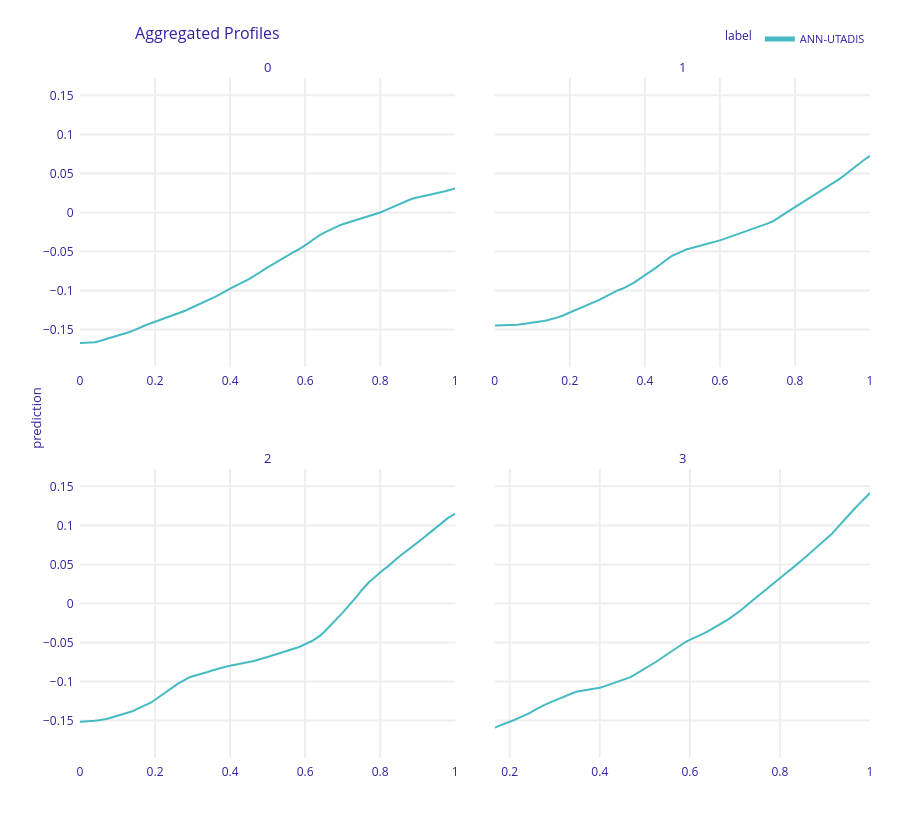

The cell this chart's notebook holds for it:
### Markdown cell above
##### PDP dalex

### Code cell
pdp = explainer.model_profile()
pdp.plot()

### Figure 1 — Plotly figure (JSON) as saved in the notebook; plotly's stock layout.template omitted (floating-point values rounded to 4 significant figures; data arrays with more than 128 entries replaced by an {"elided": "..."} marker saying what was removed)
{"data": [{"customdata": {"elided": "101x3 mixed values"}, "hovertemplate": "<b>%{hovertext}</b><br><br>prediction=%{y:.3f}<br>mean_prediction=%{customdata[0]:.3f}<extra></extra>", "hovertext": ["ANN-UTADIS", "ANN-UTADIS", "ANN-UTADIS", "ANN-UTADIS", "ANN-UTADIS", "ANN-UTADIS", "ANN-UTADIS", "ANN-UTADIS", "ANN-UTADIS", "ANN-UTADIS", "ANN-UTADIS", "ANN-UTADIS", "ANN-UTADIS", "ANN-UTADIS", "ANN-UTADIS", "ANN-UTADIS", "ANN-UTADIS", "ANN-UTADIS", "ANN-UTADIS", "ANN-UTADIS", "ANN-UTADIS", "ANN-UTADIS", "ANN-UTADIS", "ANN-UTADIS", "ANN-UTADIS", "ANN-UTADIS", "ANN-UTADIS", "ANN-UTADIS", "ANN-UTADIS", "ANN-UTADIS", "ANN-UTADIS", "ANN-UTADIS", "ANN-UTADIS", "ANN-UTADIS", "ANN-UTADIS", "ANN-UTADIS", "ANN-UTADIS", "ANN-UTADIS", "ANN-UTADIS", "ANN-UTADIS", "ANN-UTADIS", "ANN-UTADIS", "ANN-UTADIS", "ANN-UTADIS", "ANN-UTADIS", "ANN-UTADIS", "ANN-UTADIS", "ANN-UTADIS", "ANN-UTADIS", "ANN-UTADIS", "ANN-UTADIS", "ANN-UTADIS", "ANN-UTADIS", "ANN-UTADIS", "ANN-UTADIS", "ANN-UTADIS", "ANN-UTADIS", "ANN-UTADIS", "ANN-UTADIS", "ANN-UTADIS", "ANN-UTADIS", "ANN-UTADIS", "ANN-UTADIS", "ANN-UTADIS", "ANN-UTADIS", "ANN-UTADIS", "ANN-UTADIS", "ANN-UTADIS", "ANN-UTADIS", "ANN-UTADIS", "ANN-UTADIS", "ANN-UTADIS", "ANN-UTADIS", "ANN-UTADIS", "ANN-UTADIS", "ANN-UTADIS", "ANN-UTADIS", "ANN-UTADIS", "ANN-UTADIS", "ANN-UTADIS", "ANN-UTADIS", "ANN-UTADIS", "ANN-UTADIS", "ANN-UTADIS", "ANN-UTADIS", "ANN-UTADIS", "ANN-UTADIS", "ANN-UTADIS", "ANN-UTADIS", "ANN-UTADIS", "ANN-UTADIS", "ANN-UTADIS", "ANN-UTADIS", "ANN-UTADIS", "ANN-UTADIS", "ANN-UTADIS", "ANN-UTADIS", "ANN-UTADIS", "ANN-UTADIS", "ANN-UTADIS", "ANN-UTADIS"], "legendgroup": "ANN-UTADIS", "line": {"color": "#46bac2", "dash": "solid", "width": 2}, "marker": {"symbol": "circle"}, "mode": "lines", "name": "ANN-UTADIS", "opacity": 1, "orientation": "v", "showlegend": true, "type": "scatter", "x": [0, 0.01, 0.02, 0.03, 0.04, 0.05, 0.06, 0.07, 0.08, 0.09, 0.1, 0.11, 0.12, 0.13, 0.14, 0.15, 0.16, 0.17, 0.18, 0.19, 0.2, 0.21, 0.22, 0.23, 0.24, 0.25, 0.26, 0.27, 0.28, 0.29, 0.3, 0.31, 0.32, 0.33, 0.34, 0.35, 0.36, 0.37, 0.38, 0.39, 0.4, 0.41, 0.42, 0.43, 0.44, 0.45, 0.46, 0.47, 0.48, 0.49, 0.5, 0.51, 0.52, 0.53, 0.54, 0.55, 0.56, 0.57, 0.58, 0.59, 0.6, 0.61, 0.62, 0.63, 0.64, 0.65, 0.66, 0.67, 0.68, 0.69, 0.7, 0.71, 0.72, 0.73, 0.74, 0.75, 0.76, 0.77, 0.78, 0.79, 0.8, 0.81, 0.82, 0.83, 0.84, 0.85, 0.86, 0.87, 0.88, 0.89, 0.9, 0.91, 0.92, 0.93, 0.94, 0.95, 0.96, 0.97, 0.98, 0.99, 1], "xaxis": "x3", "y": [-0.1673, -0.1672, -0.167, -0.1668, -0.1663, -0.1651, -0.1638, -0.1624, -0.1611, -0.1598, -0.1584, -0.1571, -0.1553, -0.1536, -0.1518, -0.1501, -0.1479, -0.1456, -0.1436, -0.1418, -0.1402, -0.1384, -0.1366, -0.1347, -0.1332, -0.1317, -0.1302, -0.1283, -0.1261, -0.1238, -0.1217, -0.1195, -0.1174, -0.115, -0.1125, -0.1102, -0.1082, -0.1058, -0.103, -0.09997, -0.09761, -0.09525, -0.09289, -0.09061, -0.08819, -0.08552, -0.08274, -0.08002, -0.07669, -0.07337, -0.07037, -0.06741, -0.06446, -0.0615, -0.05855, -0.05559, -0.05275, -0.05047, -0.04821, -0.04541, -0.04233, -0.03904, -0.03537, -0.03177, -0.02886, -0.0261, -0.02364, -0.0213, -0.01913, -0.01703, -0.01524, -0.01376, -0.01231, -0.01086, -0.009413, -0.007962, -0.006511, -0.005061, -0.00361, -0.002159, -0.0001128, 0.002062, 0.004238, 0.006413, 0.008546, 0.01062, 0.01269, 0.01467, 0.01659, 0.01823, 0.01924, 0.0202, 0.02138, 0.02236, 0.02347, 0.0246, 0.02573, 0.02689, 0.02819, 0.02949, 0.03079], "yaxis": "y3"}, {"customdata": {"elided": "101x3 mixed values"}, "hovertemplate": "<b>%{hovertext}</b><br><br>prediction=%{y:.3f}<br>mean_prediction=%{customdata[0]:.3f}<extra></extra>", "hovertext": ["ANN-UTADIS", "ANN-UTADIS", "ANN-UTADIS", "ANN-UTADIS", "ANN-UTADIS", "ANN-UTADIS", "ANN-UTADIS", "ANN-UTADIS", "ANN-UTADIS", "ANN-UTADIS", "ANN-UTADIS", "ANN-UTADIS", "ANN-UTADIS", "ANN-UTADIS", "ANN-UTADIS", "ANN-UTADIS", "ANN-UTADIS", "ANN-UTADIS", "ANN-UTADIS", "ANN-UTADIS", "ANN-UTADIS", "ANN-UTADIS", "ANN-UTADIS", "ANN-UTADIS", "ANN-UTADIS", "ANN-UTADIS", "ANN-UTADIS", "ANN-UTADIS", "ANN-UTADIS", "ANN-UTADIS", "ANN-UTADIS", "ANN-UTADIS", "ANN-UTADIS", "ANN-UTADIS", "ANN-UTADIS", "ANN-UTADIS", "ANN-UTADIS", "ANN-UTADIS", "ANN-UTADIS", "ANN-UTADIS", "ANN-UTADIS", "ANN-UTADIS", "ANN-UTADIS", "ANN-UTADIS", "ANN-UTADIS", "ANN-UTADIS", "ANN-UTADIS", "ANN-UTADIS", "ANN-UTADIS", "ANN-UTADIS", "ANN-UTADIS", "ANN-UTADIS", "ANN-UTADIS", "ANN-UTADIS", "ANN-UTADIS", "ANN-UTADIS", "ANN-UTADIS", "ANN-UTADIS", "ANN-UTADIS", "ANN-UTADIS", "ANN-UTADIS", "ANN-UTADIS", "ANN-UTADIS", "ANN-UTADIS", "ANN-UTADIS", "ANN-UTADIS", "ANN-UTADIS", "ANN-UTADIS", "ANN-UTADIS", "ANN-UTADIS", "ANN-UTADIS", "ANN-UTADIS", "ANN-UTADIS", "ANN-UTADIS", "ANN-UTADIS", "ANN-UTADIS", "ANN-UTADIS", "ANN-UTADIS", "ANN-UTADIS", "ANN-UTADIS", "ANN-UTADIS", "ANN-UTADIS", "ANN-UTADIS", "ANN-UTADIS", "ANN-UTADIS", "ANN-UTADIS", "ANN-UTADIS", "ANN-UTADIS", "ANN-UTADIS", "ANN-UTADIS", "ANN-UTADIS", "ANN-UTADIS", "ANN-UTADIS", "ANN-UTADIS", "ANN-UTADIS", "ANN-UTADIS", "ANN-UTADIS", "ANN-UTADIS", "ANN-UTADIS", "ANN-UTADIS", "ANN-UTADIS"], "legendgroup": "ANN-UTADIS", "line": {"color": "#46bac2", "dash": "solid", "width": 2}, "marker": {"symbol": "circle"}, "mode": "lines", "name": "ANN-UTADIS", "opacity": 1, "orientation": "v", "showlegend": false, "type": "scatter", "x": [0, 0.01, 0.02, 0.03, 0.04, 0.05, 0.06, 0.07, 0.08, 0.09, 0.1, 0.11, 0.12, 0.13, 0.14, 0.15, 0.16, 0.17, 0.18, 0.19, 0.2, 0.21, 0.22, 0.23, 0.24, 0.25, 0.26, 0.27, 0.28, 0.29, 0.3, 0.31, 0.32, 0.33, 0.34, 0.35, 0.36, 0.37, 0.38, 0.39, 0.4, 0.41, 0.42, 0.43, 0.44, 0.45, 0.46, 0.47, 0.48, 0.49, 0.5, 0.51, 0.52, 0.53, 0.54, 0.55, 0.56, 0.57, 0.58, 0.59, 0.6, 0.61, 0.62, 0.63, 0.64, 0.65, 0.66, 0.67, 0.68, 0.69, 0.7, 0.71, 0.72, 0.73, 0.74, 0.75, 0.76, 0.77, 0.78, 0.79, 0.8, 0.81, 0.82, 0.83, 0.84, 0.85, 0.86, 0.87, 0.88, 0.89, 0.9, 0.91, 0.92, 0.93, 0.94, 0.95, 0.96, 0.97, 0.98, 0.99, 1], "xaxis": "x4", "y": [-0.1449, -0.1449, -0.1449, -0.1448, -0.1444, -0.1441, -0.1438, -0.1434, -0.1429, -0.1423, -0.1418, -0.1412, -0.1403, -0.1393, -0.1382, -0.1372, -0.1358, -0.1342, -0.1324, -0.1304, -0.1286, -0.1266, -0.1246, -0.1225, -0.1205, -0.1184, -0.1163, -0.1143, -0.1117, -0.1091, -0.1066, -0.104, -0.1015, -0.09939, -0.09785, -0.09555, -0.09321, -0.09019, -0.08706, -0.08393, -0.08106, -0.07807, -0.07446, -0.07078, -0.06706, -0.06334, -0.0598, -0.05638, -0.05398, -0.05173, -0.04951, -0.0475, -0.04633, -0.04512, -0.04387, -0.04262, -0.04137, -0.04011, -0.03886, -0.03748, -0.03584, -0.0342, -0.03257, -0.03093, -0.02929, -0.02774, -0.02604, -0.02421, -0.02238, -0.02055, -0.01873, -0.01704, -0.0156, -0.01377, -0.0117, -0.008966, -0.005688, -0.002412, 0.0007227, 0.003782, 0.006841, 0.009901, 0.01296, 0.01602, 0.01905, 0.02189, 0.02471, 0.02754, 0.03038, 0.03339, 0.03661, 0.03986, 0.0432, 0.04702, 0.05083, 0.05465, 0.05846, 0.06275, 0.06626, 0.06934, 0.07261], "yaxis": "y4"}, {"customdata": {"elided": "101x3 mixed values"}, "hovertemplate": "<b>%{hovertext}</b><br><br>prediction=%{y:.3f}<br>mean_prediction=%{customdata[0]:.3f}<extra></extra>", "hovertext": ["ANN-UTADIS", "ANN-UTADIS", "ANN-UTADIS", "ANN-UTADIS", "ANN-UTADIS", "ANN-UTADIS", "ANN-UTADIS", "ANN-UTADIS", "ANN-UTADIS", "ANN-UTADIS", "ANN-UTADIS", "ANN-UTADIS", "ANN-UTADIS", "ANN-UTADIS", "ANN-UTADIS", "ANN-UTADIS", "ANN-UTADIS", "ANN-UTADIS", "ANN-UTADIS", "ANN-UTADIS", "ANN-UTADIS", "ANN-UTADIS", "ANN-UTADIS", "ANN-UTADIS", "ANN-UTADIS", "ANN-UTADIS", "ANN-UTADIS", "ANN-UTADIS", "ANN-UTADIS", "ANN-UTADIS", "ANN-UTADIS", "ANN-UTADIS", "ANN-UTADIS", "ANN-UTADIS", "ANN-UTADIS", "ANN-UTADIS", "ANN-UTADIS", "ANN-UTADIS", "ANN-UTADIS", "ANN-UTADIS", "ANN-UTADIS", "ANN-UTADIS", "ANN-UTADIS", "ANN-UTADIS", "ANN-UTADIS", "ANN-UTADIS", "ANN-UTADIS", "ANN-UTADIS", "ANN-UTADIS", "ANN-UTADIS", "ANN-UTADIS", "ANN-UTADIS", "ANN-UTADIS", "ANN-UTADIS", "ANN-UTADIS", "ANN-UTADIS", "ANN-UTADIS", "ANN-UTADIS", "ANN-UTADIS", "ANN-UTADIS", "ANN-UTADIS", "ANN-UTADIS", "ANN-UTADIS", "ANN-UTADIS", "ANN-UTADIS", "ANN-UTADIS", "ANN-UTADIS", "ANN-UTADIS", "ANN-UTADIS", "ANN-UTADIS", "ANN-UTADIS", "ANN-UTADIS", "ANN-UTADIS", "ANN-UTADIS", "ANN-UTADIS", "ANN-UTADIS", "ANN-UTADIS", "ANN-UTADIS", "ANN-UTADIS", "ANN-UTADIS", "ANN-UTADIS", "ANN-UTADIS", "ANN-UTADIS", "ANN-UTADIS", "ANN-UTADIS", "ANN-UTADIS", "ANN-UTADIS", "ANN-UTADIS", "ANN-UTADIS", "ANN-UTADIS", "ANN-UTADIS", "ANN-UTADIS", "ANN-UTADIS", "ANN-UTADIS", "ANN-UTADIS", "ANN-UTADIS", "ANN-UTADIS", "ANN-UTADIS", "ANN-UTADIS", "ANN-UTADIS", "ANN-UTADIS"], "legendgroup": "ANN-UTADIS", "line": {"color": "#46bac2", "dash": "solid", "width": 2}, "marker": {"symbol": "circle"}, "mode": "lines", "name": "ANN-UTADIS", "opacity": 1, "orientation": "v", "showlegend": false, "type": "scatter", "x": [0, 0.01, 0.02, 0.03, 0.04, 0.05, 0.06, 0.07, 0.08, 0.09, 0.1, 0.11, 0.12, 0.13, 0.14, 0.15, 0.16, 0.17, 0.18, 0.19, 0.2, 0.21, 0.22, 0.23, 0.24, 0.25, 0.26, 0.27, 0.28, 0.29, 0.3, 0.31, 0.32, 0.33, 0.34, 0.35, 0.36, 0.37, 0.38, 0.39, 0.4, 0.41, 0.42, 0.43, 0.44, 0.45, 0.46, 0.47, 0.48, 0.49, 0.5, 0.51, 0.52, 0.53, 0.54, 0.55, 0.56, 0.57, 0.58, 0.59, 0.6, 0.61, 0.62, 0.63, 0.64, 0.65, 0.66, 0.67, 0.68, 0.69, 0.7, 0.71, 0.72, 0.73, 0.74, 0.75, 0.76, 0.77, 0.78, 0.79, 0.8, 0.81, 0.82, 0.83, 0.84, 0.85, 0.86, 0.87, 0.88, 0.89, 0.9, 0.91, 0.92, 0.93, 0.94, 0.95, 0.96, 0.97, 0.98, 0.99, 1], "xaxis": "x", "y": [-0.1516, -0.1516, -0.1514, -0.1511, -0.1504, -0.1498, -0.1492, -0.1482, -0.1468, -0.1455, -0.1442, -0.1429, -0.1415, -0.1402, -0.1381, -0.1359, -0.1336, -0.1314, -0.1291, -0.1267, -0.1235, -0.1203, -0.1171, -0.1134, -0.11, -0.1066, -0.1031, -0.1002, -0.09766, -0.09512, -0.09332, -0.09218, -0.09095, -0.0894, -0.08783, -0.08626, -0.08468, -0.08311, -0.08169, -0.08078, -0.07995, -0.07912, -0.07829, -0.07746, -0.07663, -0.07548, -0.07408, -0.07286, -0.07169, -0.07018, -0.06858, -0.06717, -0.06577, -0.06427, -0.06278, -0.06129, -0.05979, -0.0583, -0.05658, -0.05458, -0.05258, -0.05057, -0.04757, -0.04441, -0.04125, -0.03684, -0.03217, -0.0275, -0.02211, -0.01692, -0.01174, -0.006548, -0.001359, 0.004307, 0.01018, 0.01657, 0.02218, 0.02706, 0.03143, 0.03587, 0.04013, 0.04369, 0.04715, 0.05098, 0.05558, 0.05983, 0.06375, 0.0672, 0.07066, 0.07428, 0.07823, 0.08183, 0.0854, 0.0895, 0.09358, 0.09744, 0.1016, 0.1057, 0.1093, 0.1123, 0.1147], "yaxis": "y"}, {"customdata": {"elided": "101x3 mixed values"}, "hovertemplate": "<b>%{hovertext}</b><br><br>prediction=%{y:.3f}<br>mean_prediction=%{customdata[0]:.3f}<extra></extra>", "hovertext": ["ANN-UTADIS", "ANN-UTADIS", "ANN-UTADIS", "ANN-UTADIS", "ANN-UTADIS", "ANN-UTADIS", "ANN-UTADIS", "ANN-UTADIS", "ANN-UTADIS", "ANN-UTADIS", "ANN-UTADIS", "ANN-UTADIS", "ANN-UTADIS", "ANN-UTADIS", "ANN-UTADIS", "ANN-UTADIS", "ANN-UTADIS", "ANN-UTADIS", "ANN-UTADIS", "ANN-UTADIS", "ANN-UTADIS", "ANN-UTADIS", "ANN-UTADIS", "ANN-UTADIS", "ANN-UTADIS", "ANN-UTADIS", "ANN-UTADIS", "ANN-UTADIS", "ANN-UTADIS", "ANN-UTADIS", "ANN-UTADIS", "ANN-UTADIS", "ANN-UTADIS", "ANN-UTADIS", "ANN-UTADIS", "ANN-UTADIS", "ANN-UTADIS", "ANN-UTADIS", "ANN-UTADIS", "ANN-UTADIS", "ANN-UTADIS", "ANN-UTADIS", "ANN-UTADIS", "ANN-UTADIS", "ANN-UTADIS", "ANN-UTADIS", "ANN-UTADIS", "ANN-UTADIS", "ANN-UTADIS", "ANN-UTADIS", "ANN-UTADIS", "ANN-UTADIS", "ANN-UTADIS", "ANN-UTADIS", "ANN-UTADIS", "ANN-UTADIS", "ANN-UTADIS", "ANN-UTADIS", "ANN-UTADIS", "ANN-UTADIS", "ANN-UTADIS", "ANN-UTADIS", "ANN-UTADIS", "ANN-UTADIS", "ANN-UTADIS", "ANN-UTADIS", "ANN-UTADIS", "ANN-UTADIS", "ANN-UTADIS", "ANN-UTADIS", "ANN-UTADIS", "ANN-UTADIS", "ANN-UTADIS", "ANN-UTADIS", "ANN-UTADIS", "ANN-UTADIS", "ANN-UTADIS", "ANN-UTADIS", "ANN-UTADIS", "ANN-UTADIS", "ANN-UTADIS", "ANN-UTADIS", "ANN-UTADIS", "ANN-UTADIS", "ANN-UTADIS", "ANN-UTADIS", "ANN-UTADIS", "ANN-UTADIS", "ANN-UTADIS", "ANN-UTADIS", "ANN-UTADIS", "ANN-UTADIS", "ANN-UTADIS", "ANN-UTADIS", "ANN-UTADIS", "ANN-UTADIS", "ANN-UTADIS", "ANN-UTADIS", "ANN-UTADIS", "ANN-UTADIS", "ANN-UTADIS"], "legendgroup": "ANN-UTADIS", "line": {"color": "#46bac2", "dash": "solid", "width": 2}, "marker": {"symbol": "circle"}, "mode": "lines", "name": "ANN-UTADIS", "opacity": 1, "orientation": "v", "showlegend": false, "type": "scatter", "x": [0.1667, 0.175, 0.1833, 0.1917, 0.2, 0.2083, 0.2167, 0.225, 0.2333, 0.2417, 0.25, 0.2583, 0.2667, 0.275, 0.2833, 0.2917, 0.3, 0.3083, 0.3167, 0.325, 0.3333, 0.3417, 0.35, 0.3583, 0.3667, 0.375, 0.3833, 0.3917, 0.4, 0.4083, 0.4167, 0.425, 0.4333, 0.4417, 0.45, 0.4583, 0.4667, 0.475, 0.4833, 0.4917, 0.5, 0.5083, 0.5167, 0.525, 0.5333, 0.5417, 0.55, 0.5583, 0.5667, 0.575, 0.5833, 0.5917, 0.6, 0.6083, 0.6167, 0.625, 0.6333, 0.6417, 0.65, 0.6583, 0.6667, 0.675, 0.6833, 0.6917, 0.7, 0.7083, 0.7167, 0.725, 0.7333, 0.7417, 0.75, 0.7583, 0.7667, 0.775, 0.7833, 0.7917, 0.8, 0.8083, 0.8167, 0.825, 0.8333, 0.8417, 0.85, 0.8583, 0.8667, 0.875, 0.8833, 0.8917, 0.9, 0.9083, 0.9167, 0.925, 0.9333, 0.9417, 0.95, 0.9583, 0.9667, 0.975, 0.9833, 0.9917, 1], "xaxis": "x2", "y": [-0.1592, -0.1575, -0.1557, -0.1538, -0.1519, -0.1498, -0.1476, -0.1456, -0.1436, -0.1412, -0.1384, -0.1356, -0.1328, -0.1306, -0.1285, -0.1264, -0.1243, -0.1221, -0.1201, -0.1181, -0.1162, -0.1146, -0.113, -0.1121, -0.1113, -0.1106, -0.1101, -0.1094, -0.1082, -0.1066, -0.105, -0.1034, -0.1019, -0.1003, -0.09874, -0.09718, -0.09488, -0.09231, -0.08956, -0.0868, -0.08404, -0.08106, -0.07795, -0.07479, -0.07158, -0.06822, -0.06487, -0.06152, -0.05804, -0.05482, -0.05175, -0.04884, -0.04674, -0.04466, -0.04259, -0.0405, -0.03782, -0.03515, -0.03247, -0.0298, -0.02712, -0.0242, -0.02101, -0.01782, -0.01463, -0.01119, -0.007145, -0.003104, 0.0009375, 0.004979, 0.00902, 0.01306, 0.0171, 0.02114, 0.02518, 0.029, 0.03282, 0.03664, 0.04032, 0.04397, 0.04774, 0.05152, 0.05541, 0.05999, 0.06443, 0.06859, 0.07257, 0.07677, 0.08101, 0.08548, 0.08995, 0.09545, 0.1009, 0.1064, 0.1119, 0.117, 0.122, 0.1269, 0.1319, 0.1368, 0.1414], "yaxis": "y2"}], "layout": {"annotations": [{"font": {"size": 13}, "showarrow": false, "text": "2", "x": 0.2375, "xanchor": "center", "xref": "paper", "y": 0.425, "yanchor": "bottom", "yref": "paper"}, {"font": {"size": 13}, "showarrow": false, "text": "3", "x": 0.7625, "xanchor": "center", "xref": "paper", "y": 0.425, "yanchor": "bottom", "yref": "paper"}, {"font": {"size": 13}, "showarrow": false, "text": "0", "x": 0.2375, "xanchor": "center", "xref": "paper", "y": 1, "yanchor": "bottom", "yref": "paper"}, {"font": {"size": 13}, "showarrow": false, "text": "1", "x": 0.7625, "xanchor": "center", "xref": "paper", "y": 1, "yanchor": "bottom", "yref": "paper"}, {"font": {"size": 13}, "showarrow": false, "text": "prediction", "textangle": -90, "x": -0.07, "xref": "paper", "y": 0.5, "yref": "paper"}], "font": {"color": "#371ea3"}, "height": 829, "hovermode": "x unified", "legend": {"font": {"size": 11}, "itemsizing": "constant", "orientation": "h", "title": {"font": {"size": 12}, "text": "label"}, "tracegroupgap": 0, "x": 1, "xanchor": "right", "y": 1.036, "yanchor": "bottom"}, "margin": {"b": 71, "r": 30, "t": 78}, "title": {"font": {"size": 16}, "text": "Aggregated Profiles", "x": 0.15}, "xaxis": {"anchor": "y", "automargin": true, "domain": [0, 0.475], "fixedrange": true, "gridwidth": 2, "showticklabels": true, "tickcolor": "white", "ticklen": 3, "ticks": "outside", "title": {"text": ""}, "type": "linear", "zeroline": false}, "xaxis2": {"anchor": "y2", "automargin": true, "domain": [0.525, 1], "fixedrange": true, "gridwidth": 2, "showticklabels": true, "tickcolor": "white", "ticklen": 3, "ticks": "outside", "title": {"text": ""}, "type": "linear", "zeroline": false}, "xaxis3": {"anchor": "y3", "automargin": true, "domain": [0, 0.475], "fixedrange": true, "gridwidth": 2, "showticklabels": true, "tickcolor": "white", "ticklen": 3, "ticks": "outside", "title": {"text": ""}, "type": "linear", "zeroline": false}, "xaxis4": {"anchor": "y4", "automargin": true, "domain": [0.525, 1], "fixedrange": true, "gridwidth": 2, "showticklabels": true, "tickcolor": "white", "ticklen": 3, "ticks": "outside", "title": {"text": ""}, "type": "linear", "zeroline": false}, "yaxis": {"anchor": "x", "automargin": true, "domain": [0, 0.425], "fixedrange": true, "gridwidth": 2, "range": [-0.1981, 0.1723], "tickcolor": "white", "ticklen": 3, "ticks": "outside", "title": {"text": ""}, "type": "linear", "zeroline": false}, "yaxis2": {"anchor": "x2", "automargin": true, "domain": [0, 0.425], "fixedrange": true, "gridwidth": 2, "matches": "y", "showticklabels": false, "tickcolor": "white", "ticklen": 3, "ticks": "outside", "title": {"text": ""}, "type": "linear", "zeroline": false}, "yaxis3": {"anchor": "x3", "automargin": true, "domain": [0.575, 1], "fixedrange": true, "gridwidth": 2, "matches": "y", "range": [-0.1981, 0.1723], "tickcolor": "white", "ticklen": 3, "ticks": "outside", "title": {"text": ""}, "type": "linear", "zeroline": false}, "yaxis4": {"anchor": "x4", "automargin": true, "domain": [0.575, 1], "fixedrange": true, "gridwidth": 2, "matches": "y", "showticklabels": false, "tickcolor": "white", "ticklen": 3, "ticks": "outside", "title": {"text": ""}, "type": "linear", "zeroline": false}}}
